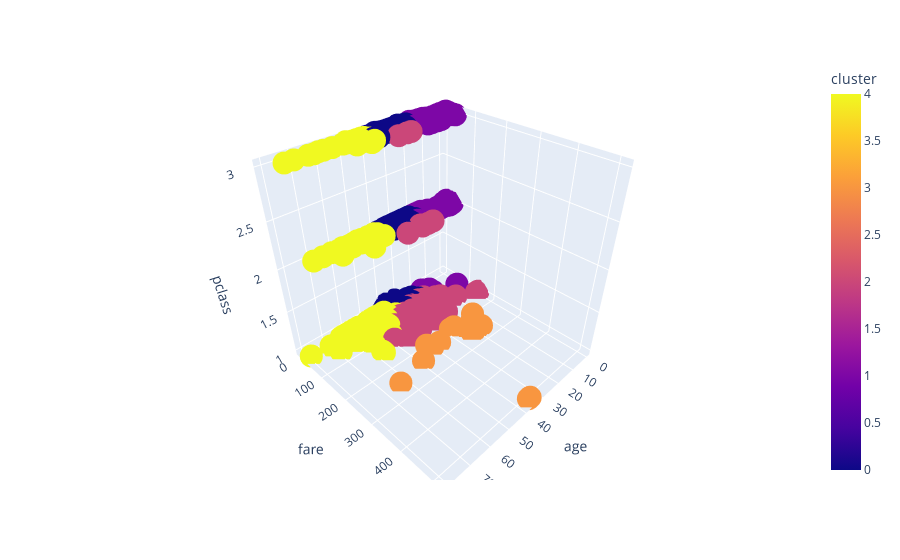

The notebook cell saved with this chart:
### Code cell
import plotly.express as px
fig=px.scatter_3d(df,x='age',y='fare',z='pclass',color='cluster')
fig.show()

### Figure 1 — Plotly figure (JSON) as saved in the notebook; plotly's stock layout.template omitted (floating-point values rounded to 4 significant figures; data arrays with more than 128 entries replaced by an {"elided": "..."} marker saying what was removed)
{"data": [{"hovertemplate": "age=%{x}<br>fare=%{y}<br>pclass=%{z}<br>cluster=%{marker.color}<extra></extra>", "legendgroup": "", "marker": {"color": {"elided": "891 int values"}, "coloraxis": "coloraxis", "symbol": "circle"}, "mode": "markers", "name": "", "scene": "scene", "showlegend": false, "type": "scatter3d", "x": {"elided": "891 float values"}, "y": {"elided": "891 float values"}, "z": {"elided": "891 int values"}}], "layout": {"coloraxis": {"colorbar": {"title": {"text": "cluster"}}, "colorscale": [[0, "#0d0887"], [0.1111, "#46039f"], [0.2222, "#7201a8"], [0.3333, "#9c179e"], [0.4444, "#bd3786"], [0.5556, "#d8576b"], [0.6667, "#ed7953"], [0.7778, "#fb9f3a"], [0.8889, "#fdca26"], [1, "#f0f921"]]}, "legend": {"tracegroupgap": 0}, "margin": {"t": 60}, "scene": {"domain": {"x": [0, 1], "y": [0, 1]}, "xaxis": {"title": {"text": "age"}}, "yaxis": {"title": {"text": "fare"}}, "zaxis": {"title": {"text": "pclass"}}}}}
